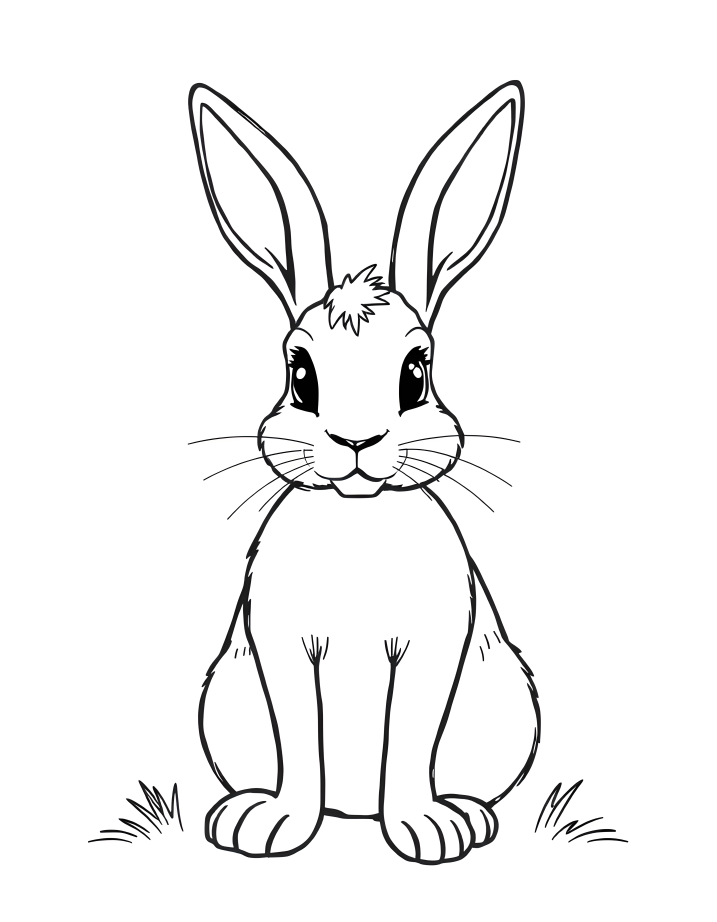
#> input picture upscaled_images/Bat.png, 3584 x 4608 px (shown at 1/5 size); its folder holds only this picture in this run
$ python create_cover.py
#> lines starting #> are read from the running program, lines starting #| are printed output that depends on the picture
from PIL import Image, ImageOps
import os

# === SETTINGS ===
input_folder = "coverend"
fallback_folder_1 = "upscaled_images"
fallback_folder_2 = "images"
output_pdf_path = "coloring_book_full_wrap_8x11.pdf"

# Ensure folder exists
os.makedirs(input_folder, exist_ok=True)

# KDP-calculated wrap dimensions in inches (at 300 DPI)
TRIM_WIDTH_IN = 17.32
TRIM_HEIGHT_IN = 11.25

# Convert to pixels
TRIM_WIDTH = int(TRIM_WIDTH_IN * 300)   # 5196
TRIM_HEIGHT = int(TRIM_HEIGHT_IN * 300) # 3375
PAGE_SIZE = (TRIM_WIDTH, TRIM_HEIGHT)
half_width = TRIM_WIDTH // 2

# Helper to find valid image files in a folder
def get_images(folder):
    if not os.path.exists(folder):
        return []
    return sorted([
        os.path.join(folder, f) for f in os.listdir(folder)
        if f.lower().endswith((".png", ".jpg", ".jpeg"))
    ])

cover_images = get_images(input_folder)
fallback_images = get_images(fallback_folder_1) or get_images(fallback_folder_2)

# --- Resolve Front Cover ---
if len(cover_images) >= 1:
    front_cover_path = cover_images[0]
    print(f"Using front cover: {front_cover_path}")
    front_img = Image.open(front_cover_path).convert("RGB")
elif fallback_images:
    front_cover_path = fallback_images[0]
    print(f"No front cover found in '{input_folder}'. Falling back to: {front_cover_path}")
    front_img = Image.open(front_cover_path).convert("RGB")
#> front_img is the input picture: PIL image 3584x4608 RGB; mean R, G, B 244.3, 244.2, 244.3
else:
    print(f"No front cover or generated images found. Using blank canvas.")
    front_img = Image.new("RGB", (half_width, TRIM_HEIGHT), "white")

# --- Resolve Back Cover ---
if len(cover_images) >= 2:
    back_cover_path = cover_images[1]
    print(f"Using back cover: {back_cover_path}")
    back_img = Image.open(back_cover_path).convert("RGB")
elif len(fallback_images) >= 2:
    back_cover_path = fallback_images[1]
    print(f"No second cover image in '{input_folder}'. Falling back to: {back_cover_path}")
    back_img = Image.open(back_cover_path).convert("RGB")
else:
    print(f"No dedicated back cover found. Using clean white back cover.")
    back_img = Image.new("RGB", (half_width, TRIM_HEIGHT), "white")
#> back_img: PIL image 2598x3375 RGB; every value is 255

# Resize each to fit half width and full height cleanly
resized_front = ImageOps.contain(front_img, (half_width, TRIM_HEIGHT))
resized_back = ImageOps.contain(back_img, (half_width, TRIM_HEIGHT))

# Create full wrap canvas
canvas = Image.new("RGB", PAGE_SIZE, "white")
#> canvas: PIL image 5196x3375 RGB; every value is 255

# Paste back cover on the left, front cover on the right
canvas.paste(resized_back, ((half_width - resized_back.width) // 2, (TRIM_HEIGHT - resized_back.height) // 2))
canvas.paste(resized_front, (half_width + (half_width - resized_front.width) // 2, (TRIM_HEIGHT - resized_front.height) // 2))
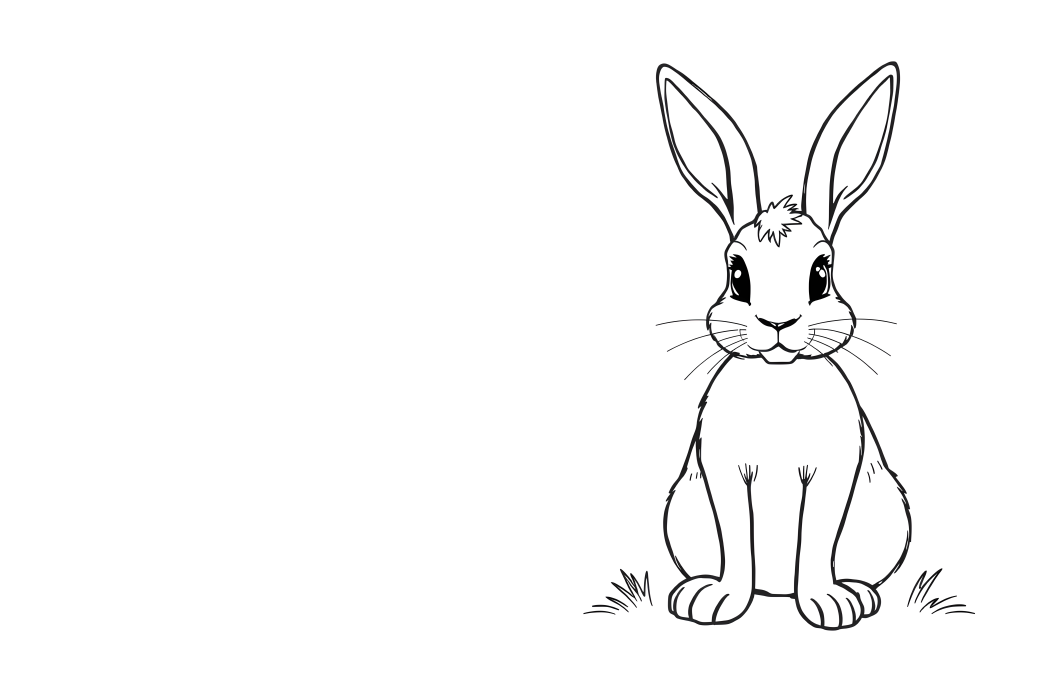
#> canvas: PIL image 5196x3375 RGB (shown at 1/5 size); mean R, G, B 249.7, 249.7, 249.7

# Save PDF at 300 DPI
canvas.save(output_pdf_path, "PDF", resolution=300.0)
print(f"✅ Correct-size full wrap PDF created: {output_pdf_path}")

$ run again, on upscaled_images/Cheetah.png
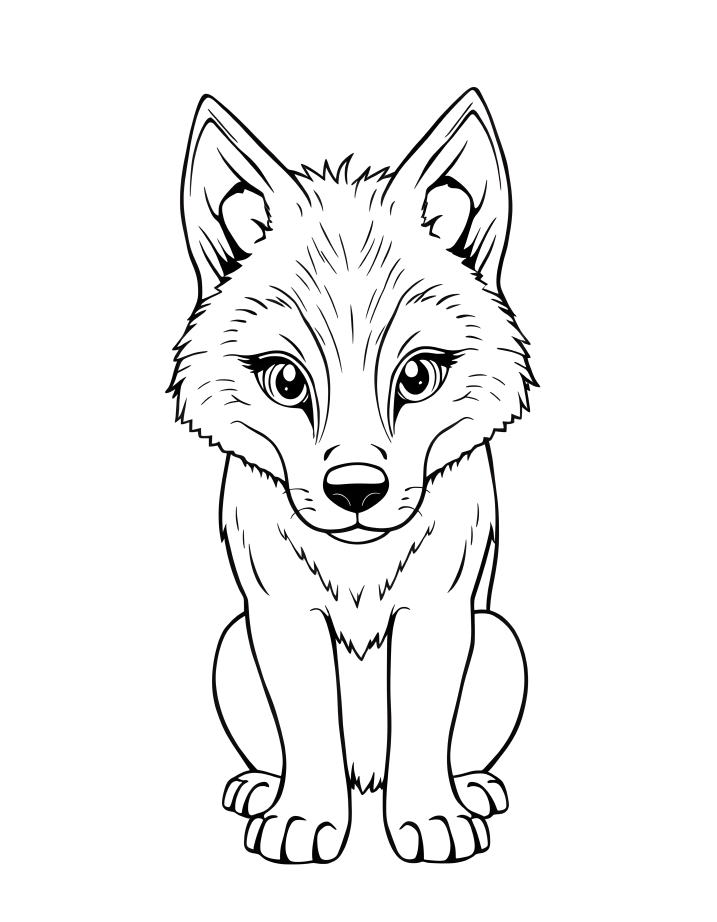
#> input picture upscaled_images/Cheetah.png, 3584 x 4608 px (shown at 1/5 size)
#> front_img is the input picture: PIL image 3584x4608 RGB; mean R, G, B 242.7, 242.6, 242.7
#> back_img: PIL image 2598x3375 RGB; every value is 255
#> `resized_front = ImageOps.contain(front_img, (half_width, TRIM_HEIGHT))`:
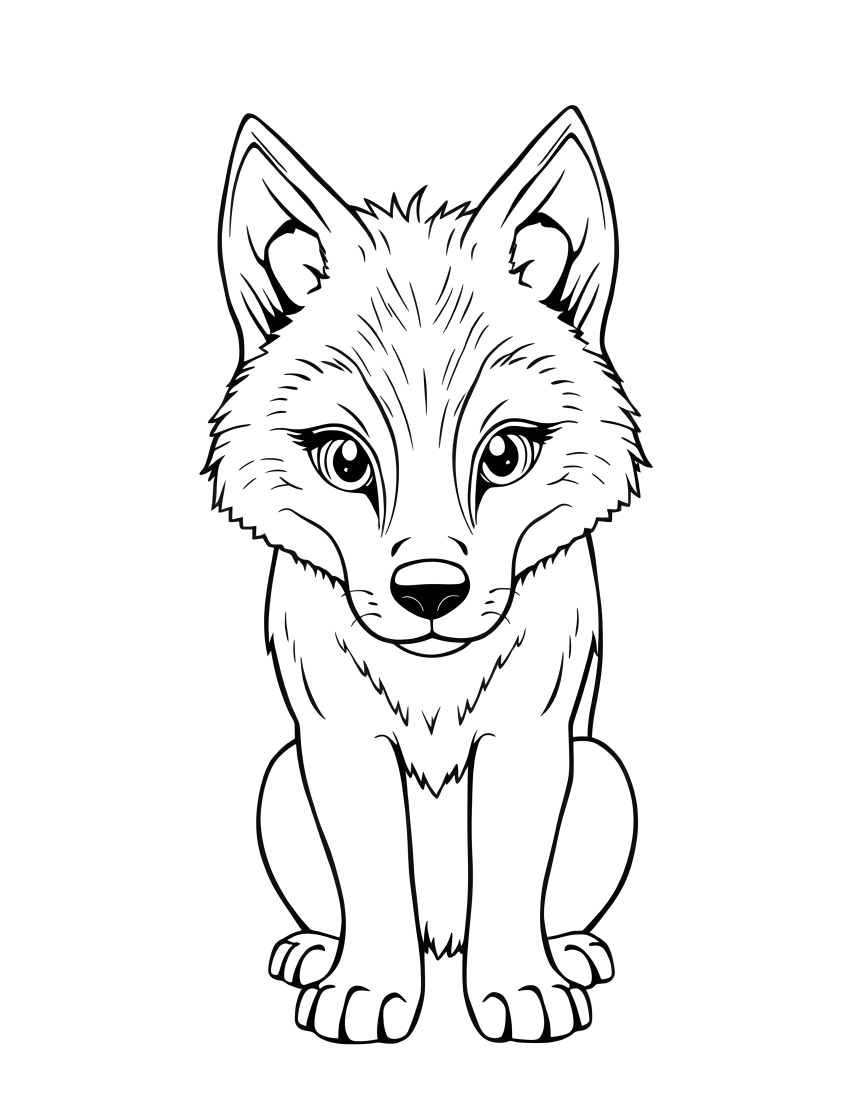
#> resized_front: PIL image 2598x3340 RGB (shown at 1/3 size); mean R, G, B 242.7, 242.6, 242.6
#> `canvas.paste(resized_front, (half_width + (half_width - resized_front...`:
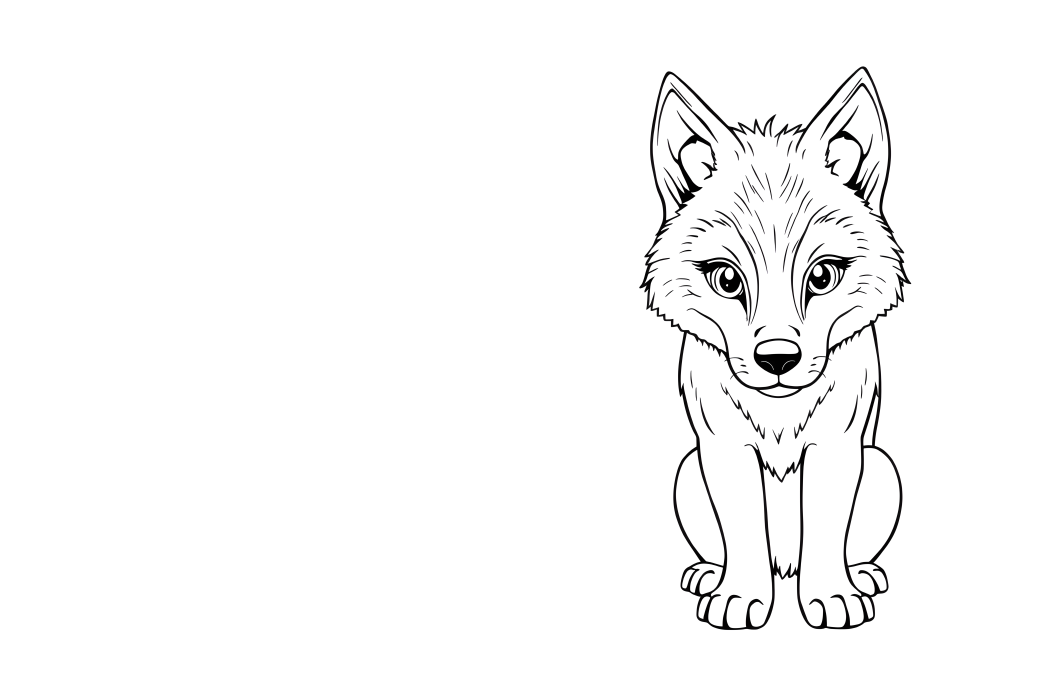
#> canvas: PIL image 5196x3375 RGB (shown at 1/5 size); mean R, G, B 248.9, 248.9, 248.9

$ run again, on upscaled_images/Chipmunk.png
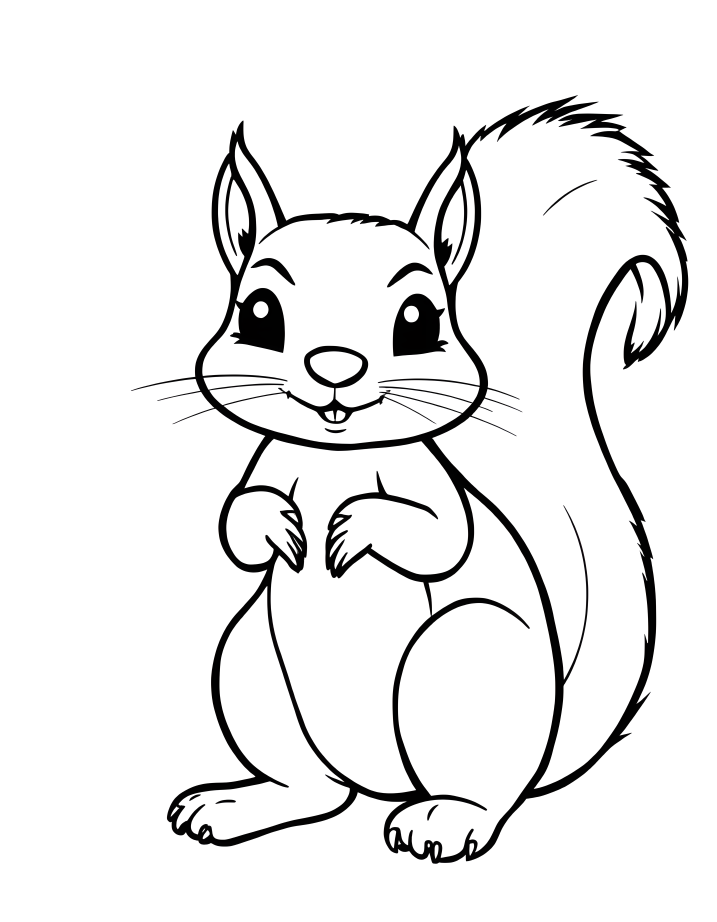
#> input picture upscaled_images/Chipmunk.png, 3584 x 4608 px (shown at 1/5 size)
#> front_img is the input picture: PIL image 3584x4608 RGB; mean R, G, B 236, 235.9, 236
#> back_img: PIL image 2598x3375 RGB; every value is 255
#> `resized_front = ImageOps.contain(front_img, (half_width, TRIM_HEIGHT))`:
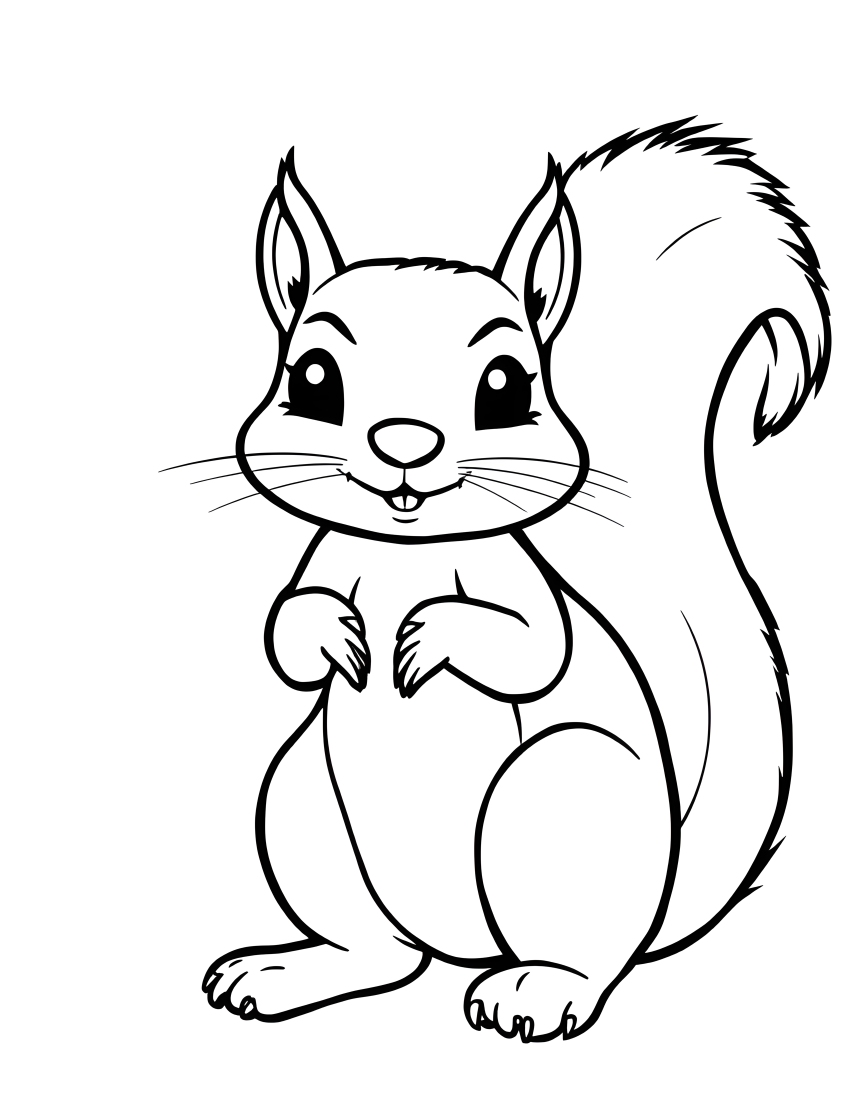
#> resized_front: PIL image 2598x3340 RGB (shown at 1/3 size); mean R, G, B 236, 235.9, 236
#> `canvas.paste(resized_front, (half_width + (half_width - resized_front...`:
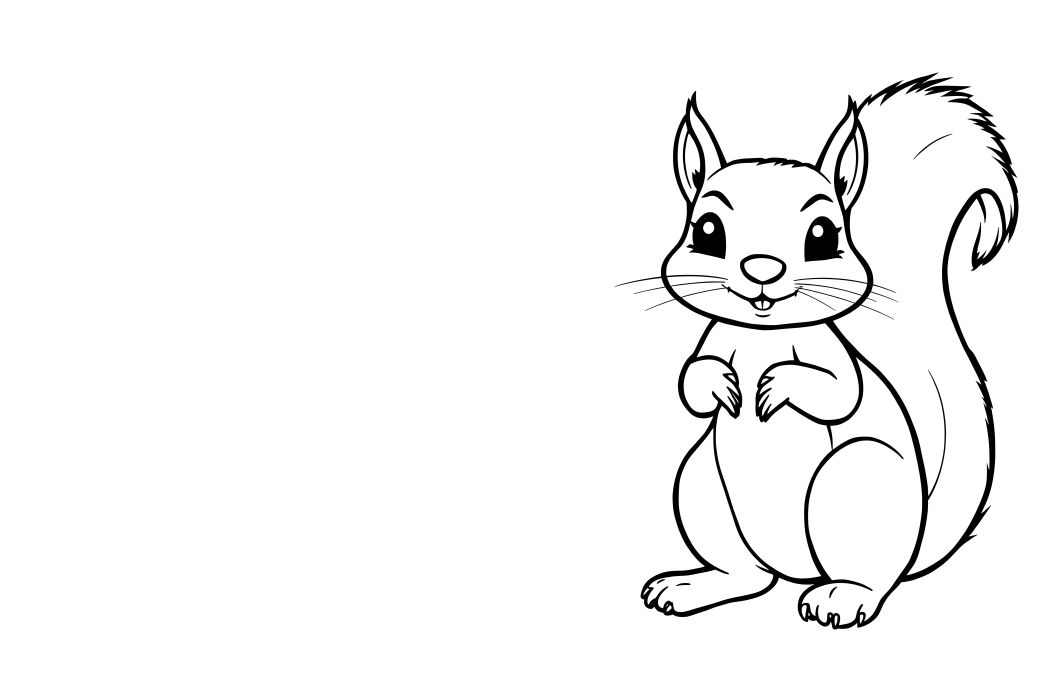
#> canvas: PIL image 5196x3375 RGB (shown at 1/5 size); mean R, G, B 245.6, 245.6, 245.6

$ run again, on upscaled_images/Deer.png
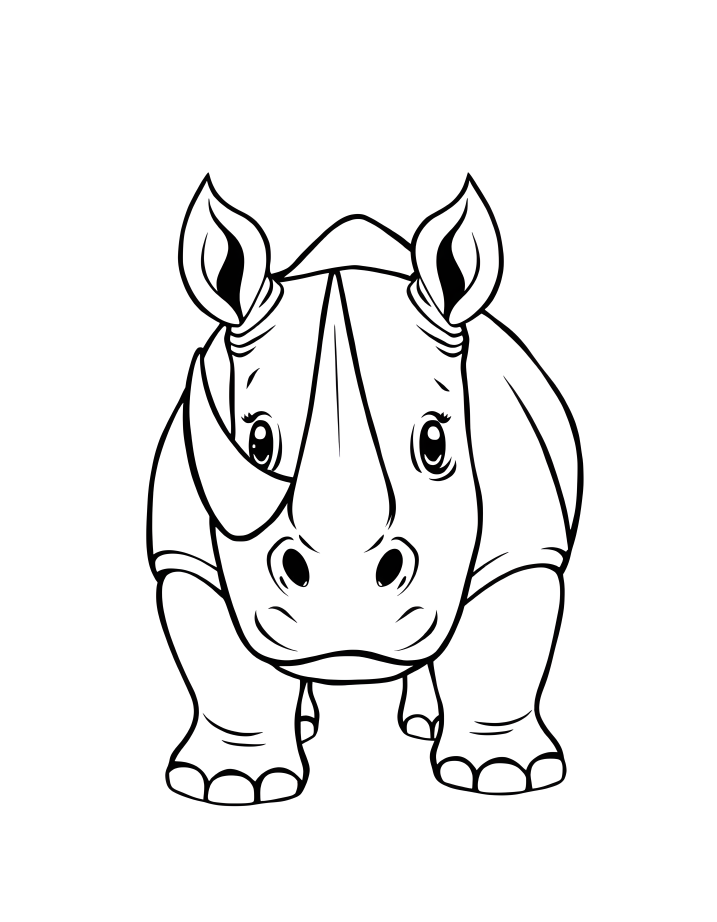
#> input picture upscaled_images/Deer.png, 3584 x 4608 px (shown at 1/5 size)
#> front_img is the input picture: PIL image 3584x4608 RGB; mean R, G, B 240.9, 240.8, 240.8
#> back_img: PIL image 2598x3375 RGB; every value is 255
#> `resized_front = ImageOps.contain(front_img, (half_width, TRIM_HEIGHT))`:
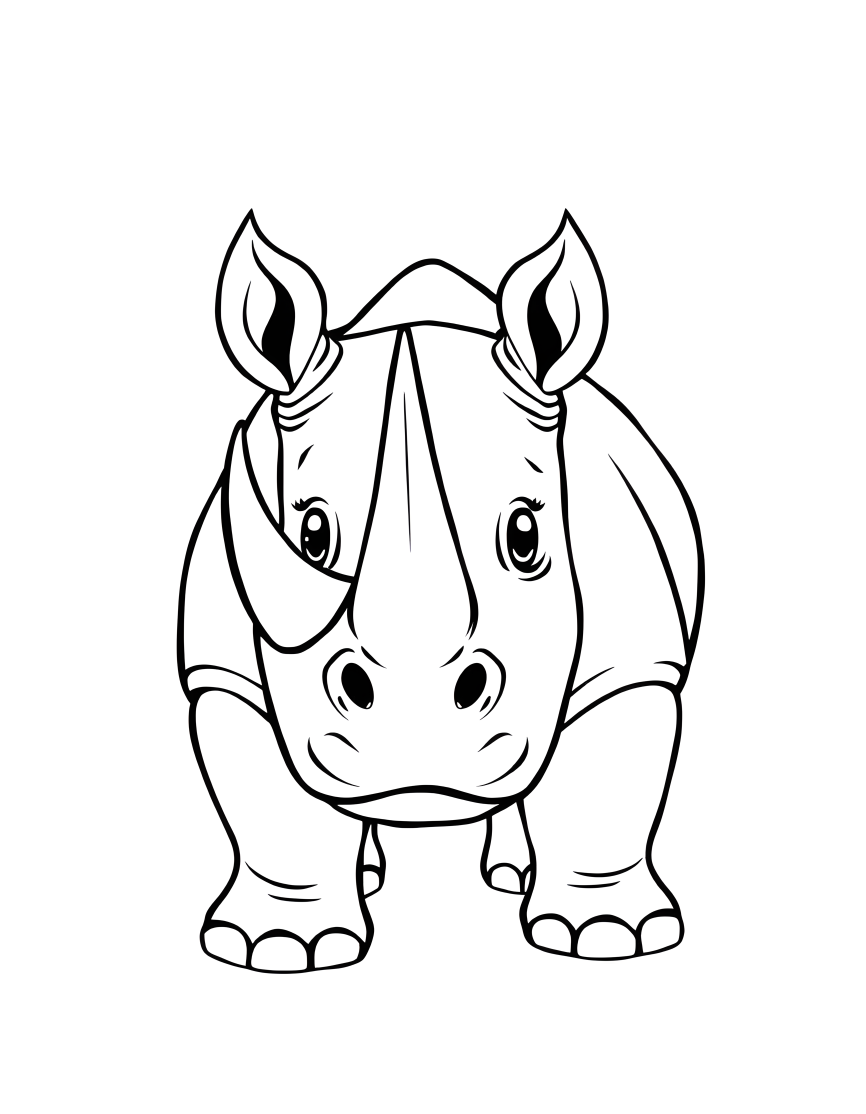
#> resized_front: PIL image 2598x3340 RGB (shown at 1/3 size); mean R, G, B 240.8, 240.8, 240.8
#> `canvas.paste(resized_front, (half_width + (half_width - resized_front...`:
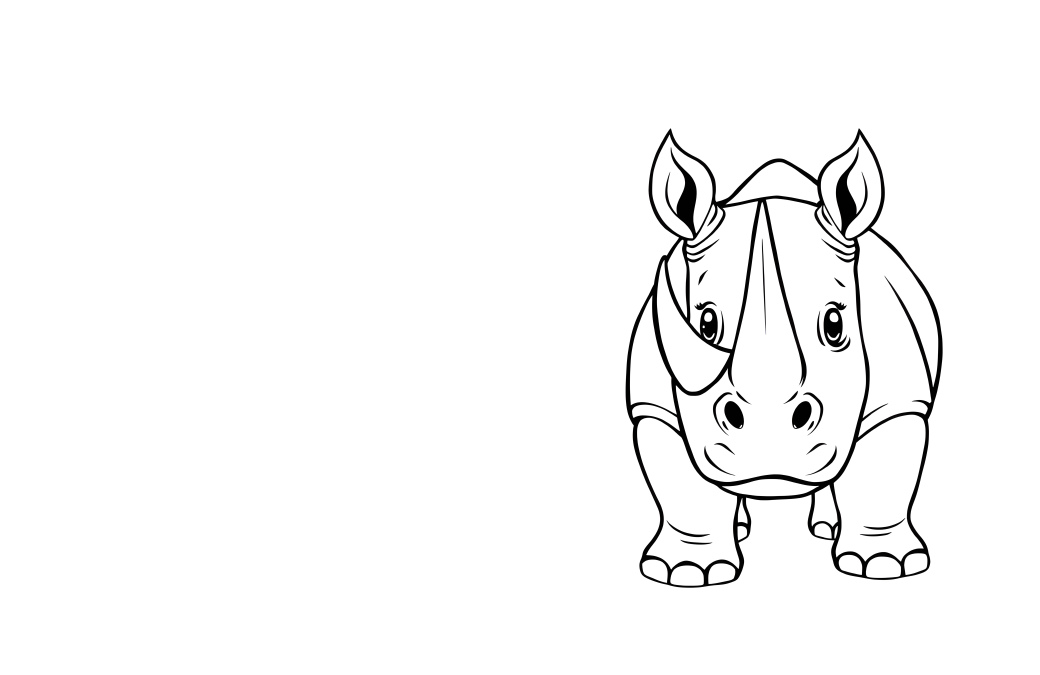
#> canvas: PIL image 5196x3375 RGB (shown at 1/5 size); mean R, G, B 248, 248, 248
